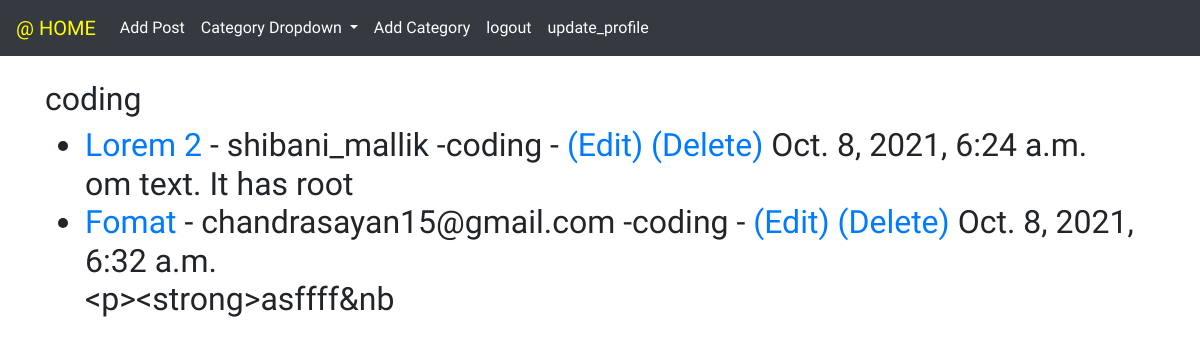
Page /category/coding (signed in) on the committed database.
### theblog/models.py (models this page shows, shortened)
class Post(models.Model):
    header_image = models.ImageField(null=True,blank=True,upload_to="images/")
    title_tag =  models.CharField(max_length=255 )
    title = models.CharField(max_length=255)
    author = models.ForeignKey(User,on_delete=models.CASCADE) #may be userid ko point karra hai cos username kiya tha toh nahi chala
    body = RichTextField(blank = True,max_length=255,null=True)
    post_date = models.DateTimeField(auto_now_add=True)
    category =   models.CharField(max_length=255,default='coding' )
    likes = models.ManyToManyField(User,related_name='blog_posts')

### theblog/views.py (the view)
# urls.py: path('category/<str:cats>',category_view,name='categories'),
def category_view(request, cats):
    cats = cats.replace('-',' ')
    categories_posts = Post.objects.filter(category=cats)
    cat_menu = Category.objects.all()
    return render(request,'categories.html',{'category': cats,'categories_posts':categories_posts,'cat_menu':cat_menu,})

### theblog/models.py (called while the page is built)
    def __str__(self):
        return self.name

### theblog/templates/categories.html
{% extends 'base.html' %}
{% block content %}
{% if categories_posts %}
<h2>{{category}}<h2>
<ul>
{% for post in categories_posts %}
    <li><a href= "{% url 'article-detail' post.pk%}"> {{post.title}} </a>- {{post.author}}  -{{post.category}}
    {% if user.is_authenticated %} - <a href= "{% url 'update_post' post.pk %}">  (Edit)
    </a> <a href= "{% url 'delete_post' post.pk %}"> (Delete) </a> {% endif %} {{post.post_date}} </br>
    {{post.body|slice:":20" }}</li>
{% endfor %}
</ul>
{% else %}
<p> Sorry No posts for {{category}}</p>
{% endif %}
{% endblock %}

### theblog/templates/base.html (style rules this page uses)
body { font-family: 'Koh Santepheap', cursive; }

### rows in the picture
Post: title "Lorem 2", author "shibani_mallik", category "coding", post_date "Oct. 8, 2021, 6:24 a.m.", body "om text. It has root"
Post: title "Fomat", author "chandrasayan15@gmail.com", category "coding", post_date "Oct. 8, 2021, 6:32 a.m.", body "<p><strong>asffff&nb"

### other values in the picture
{{ category }} "coding"
